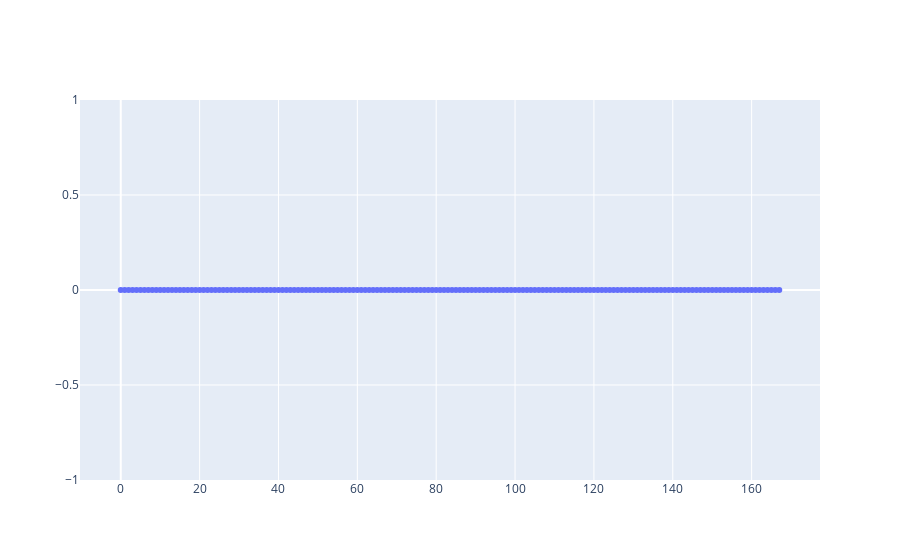

Here is the notebook cell this chart was saved with:
### Code cell
# Visualize peaks with plotly

fig = go.Figure()
fig.add_trace(go.Scatter(
    y=time_series,
    mode='lines+markers',
    name='Original Plot'
))

fig.add_trace(go.Scatter(
    x=indices,
    y=[time_series[j] for j in indices],
    mode='markers',
    marker=dict(
        size=8,
        color='red',
        symbol='cross'
    ),
    name='Detected Peaks'
))

fig.show()

### Figure 1 — Plotly figure (JSON) as saved in the notebook; plotly's stock layout.template omitted (floating-point values rounded to 4 significant figures; data arrays with more than 128 entries replaced by an {"elided": "..."} marker saying what was removed)
{"data": [{"mode": "lines+markers", "name": "Original Plot", "type": "scatter", "y": {"elided": "168 int values"}}, {"marker": {"color": "red", "size": 8, "symbol": "cross"}, "mode": "markers", "name": "Detected Peaks", "type": "scatter", "x": [], "y": []}], "layout": {}}
